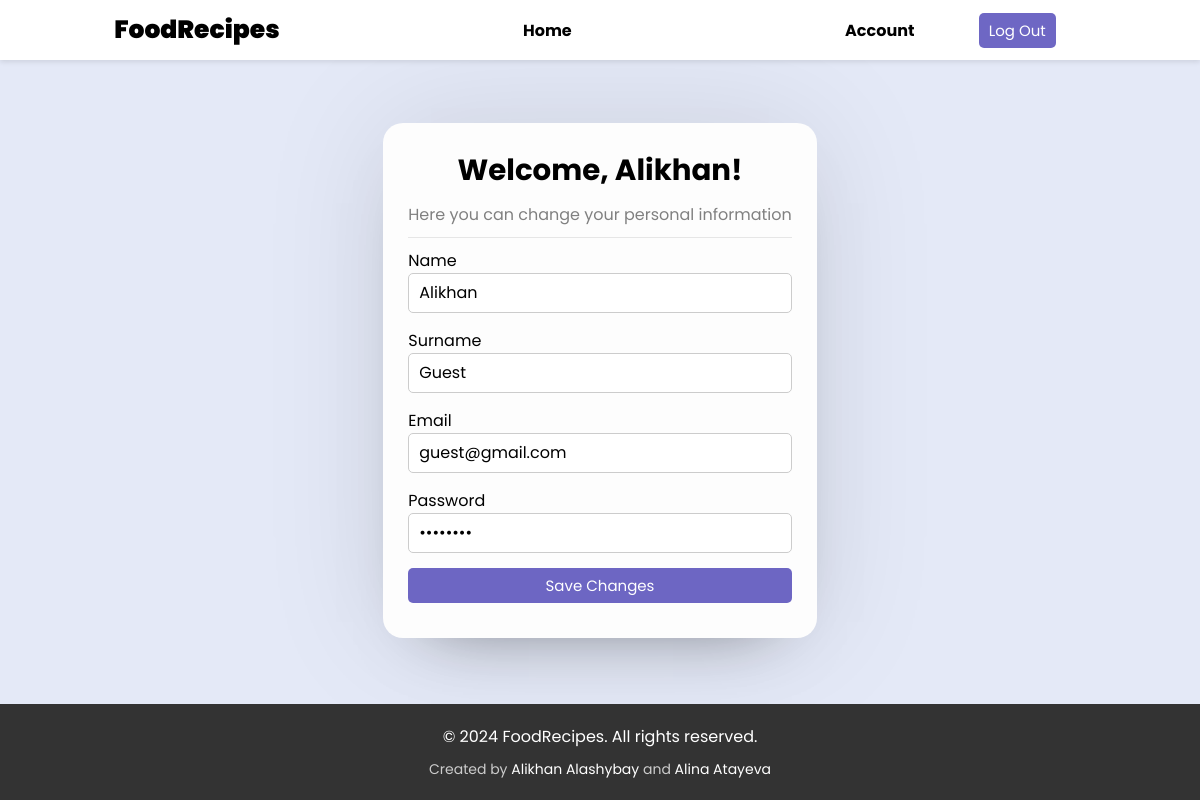
Page /account.php (signed in) on the committed database.
### tables this page shows
CREATE TABLE `users` (
  `id` int(11) NOT NULL,
  `name` varchar(100) NOT NULL,
  `surname` varchar(100) NOT NULL,
  `email` varchar(100) NOT NULL,
  `password` varchar(255) NOT NULL,
  `is_admin` tinyint(1) NOT NULL
);

### account.php (the view, shortened to what this page needs)
<!DOCTYPE html>
<html lang="en">
<head>
    <link rel= stylesheet href="styles/style.css">
</head>
<body>
        <?php include_once "utils/session.php";
            include_once "php/conn.php";
            $user_id = $_SESSION['id'];
            $sql = "SELECT * FROM users WHERE id = '$user_id'";
            $result = mysqli_query($conn, $sql);
            $row = mysqli_fetch_assoc($result);
            $name = $row['name'];
            $surname = $row['surname'];
            $email = $row['email'];
            include('partials/header.php');
        ?>
        <div class="container-account">
        <div class="box form-box-account">
            <header>
                <?php echo "<h3>Welcome, $name!</h3>"; ?>
            </header>
            <text>
                <p>Here you can change your personal information</p>
            </text>
            <form action="" method="post">
                <div class="field input">
                    <label for="name">Name</label>
                    <input type="text" name="name" id="name" autocomplete="off" value="<?php echo $name; ?>">
                </div>
                <div class="field input">
                    <label for="surname">Surname</label>
                    <input type="text" name="surname" id="surname" autocomplete="off" value="<?php echo $surname; ?>">
                </div>
                <div class="field input">
                    <label for="email">Email</label>
                    <input type="text" name="email" id="email" autocomplete="off" value="<?php echo $email; ?>">
                </div>
                <div class="field input">
                    <label for="password">Password</label>
                    <input type="password" name="password" id="password" autocomplete="off" value="password">
                </div>
                <div class="field">
                    <input type="submit" class="btn" name="submit" value="Save Changes" required>
                </div>
            </form>
        </div>
    </div>
    <?php include('partials/footer.php') ?>
</body>
</html>

### styles/style.css (style rules this page uses)
* { padding: 0; margin: 0; box-sizing: border-box; font-family: "Poppins", sans-serif; }
body { background: #e4e9f7; }
.box { background: #fdfdfd; display: flex; width: fit-content; flex-direction: column; padding: 25px 25px; border-radius: 20px; box-shadow: 0 0 128px 0 rgba(0, 0, 0, 0.1), 0 32px 64px -48px rgba(0, 0, 0, 0.5); justify-content: center; position: relative; }
.btn { height: 35px; background: rgba(76, 68, 182, 0.808); border: 0; border-radius: 5px; color: #fff; font-size: 15px; cursor: pointer; transition: all 0.3s; padding: 0px 10px; }
body { margin: 0; padding: 0; min-height: 100vh; display: flex; flex-direction: column; position: relative; }
.container-account { display: flex; align-items: center; justify-content: center; min-height: 80vh; }
.form-box-account header { font-size: 25px; font-weight: 600; padding-bottom: 10px; text-align: center; }
.form-box-account text { font-size: 16px; font-weight: 400; padding-bottom: 10px; border-bottom: 1px solid #e6e6e6; margin-bottom: 10px; text-align: center; color: #808080; }
.form-box-account form .field { display: flex; margin-bottom: 10px; flex-direction: column; }
.form-box-account form .input input { height: 40px; width: 100%; font-size: 16px; padding: 0 10px; border-radius: 5px; border: 1px solid #ccc; outline: none; margin-bottom: 5px; }

### rows in the picture
users: name "Alikhan", surname "Guest", email "guest@gmail.com"
